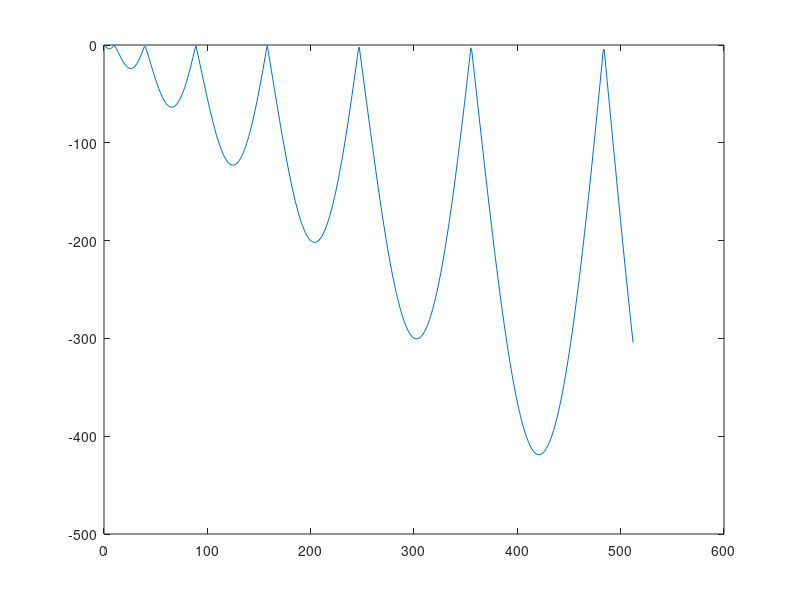

The MATLAB source for this figure: (Note: this script raises an error after producing the figure.)
x = 0:512;

y = -abs(x.*(sin(sqrt(abs(x)))));

plot (x, y);
%gerando um vetor de 50 numeros randomicos
[vlrands50] = 512*rand(1,50);

[vlrands50] = granulacao(vlrands50);

%loop para imprimir os valores q estao no vetor vlrands50
for i=1:max(size(vlrands50))
  hold on;
  x = vlrands50(i);
  y = -abs(x.*(sin(sqrt(abs(x)))));
  plot(x, y,'-ro','LineWidth',0.5,'MarkerEdgeColor','r','MarkerFaceColor','r','MarkerSize',5);
end;

decimais = 0.0:0.5:511.5;
decimais = decimais';

#indivbin=dec2bin(342,10);

for k=1:30 
 %Achando o valor de y para cada x do vetor vlrands50
  for i=1:max(size(vlrands50))
    fxvlrands50(i) = -abs(vlrands50(i).*(sin(sqrt(abs(vlrands50(i))))));
  end;
   %Achando a soma de fitness f(x) da populacao 
  S = sum(fxvlrands50);
   %Achando a probabilidade
  for i=1:max(size(vlrands50))
    p(i) = fxvlrands50(i)/S;
  end;
  %Achando a probabilidade acumulativa    
  c = cumsum(p);
      
  indiv1bin = zeros(1, 10);
	indiv2bin = zeros(1, 10);
        
	nvoindiv1bin = zeros(1, 10);
	nvoindiv2bin = zeros(1, 10);
	
  nvovlrands50 = 0;    
  indiv1real = 0;
  indiv2real = 0;
 
  poselem = 0;    
  indice = 1;
  
    %Usando m�todo da roleta
  while(max(size(nvovlrands50))~=50)
    r = rand;
    if (r<c(1))
      poselem = 1;
    else
      for j=2:max(size(c))
        if (r>c(j-1)) & (r<=c(j))
          poselem = j;
          break;
        end;
      end;
    end;
    nvovlrands50(1, indice)=vlrands50(1, poselem);
    indice = indice + 1;
  end;
    
%gerando pares para o cruzamento
	%serah gerado um total de 25 pares    
  for i=1:25
    poselem1 = -1;
    r = rand;
    if (r<c(1))
      poselem1 = 1;
    else
      for j=2:max(size(c))
        if(r>c(j-1)) & (r <= c(j))
          poselem1 = j;
          break;
        end;
      end;
    end;
    poselem2 = -1;
    r = rand;
    if (r<c(1))
      poselem2 = 1;
    else
      for v=2:max(size(c))
        if(r>c(v-1)) & (r <= c(v))
          poselem2 = v;
          break;
        end;
      end;
    end;
    
    %pegando 2 valores randomicos reais q estao no vetor vlrands50    
    indiv1real= nvovlrands50(1, poselem1);
    indiv2real= nvovlrands50(1, poselem2);
   
    %descobrindo o indice dos valores selecionados nas linhas anteriores   
    indiv1indice = find(decimais == indiv1real);
    indiv2indice = find(decimais == indiv2real);
    
    %subtraindo 1 de indiv1indice pq com 10 bits o maximo
        %q eu consigo eh 1023    
    indiv1indice= indiv1indice -1;
    indiv2indice= indiv2indice -1;
    
     %gerando um binario de 10 bits para cada um dos num. gerados anteriormente    
    indiv1bin = dec2bin(indiv1indice, 10);
    indiv2bin = dec2bin(indiv2indice, 10);
    
    %gerando num. randomico para saber apartir de qual posicao do 
        %numero binario serah feito o crossover.    
    cortar = fix(10*rand);
    
    %fazendo o crossover e gerando 2 novos individuos    
    nvoindiv1bin = [ indiv1bin(1:cortar)'' indiv2bin((cortar+1):10)];
    nvoindiv2bin = [ indiv2bin(1:cortar)'' indiv1bin((cortar+1):10)];
    
    %achando o valor em real, correspondente a um valor binario    
    nvoindiv1indice = bin2dec(nvoindiv1bin);
    nvoindiv2indice = bin2dec(nvoindiv2bin);
    
    %somando 1 pq a matriz decimais vai ateh 1024 e 
        %bin2dec(nvoindiv2bin) pode retornar de 0 a 1023    
    nvoindiv1indice = nvoindiv1indice +1;
    nvoindiv2indice = nvoindiv2indice +1;
    
    %procurando na matriz decimais qual o valor dos novos individuos
        %referentes aos indices anteriores    
    nvoindiv1real = decimais(nvoindiv1indice, 1);
    nvoindiv2real = decimais(nvoindiv2indice, 1);
    
    %substituindo o valor antigo pelo novo    
    nvovlrands50(1, poselem1) = nvoindiv1real;
    nvovlrands50(1, poselem2) = nvoindiv2real;
                         
   %               
   fxvlrands50=sort(fxvlrands50);
   [elitismo] = [fxvlrands50(1:15)];
    
   vlrands50 = nvovlrands50;
   fxvlrands50 = sort(fxvlrands50);
    
    b=1;
   for a=1:15
      if(fxvlrands50(a)<elitismo(b))
        [fxvlrands50(a)] = [elitismo(b)];
      break;
    end;
    
  %                     
  end;
  [vlrands50] = mutacao(vlrands50, decimais);
end;

for i=1:max(size(vlrands50))
  hold on;
  x = vlrands50(i);
  y = -abs(x.*(sin(sqrt(abs(x)))));
  plot(x, y,'-ro','LineWidth',0.5,'MarkerEdgeColor','k','MarkerFaceColor','k','MarkerSize',5);
end;
end;